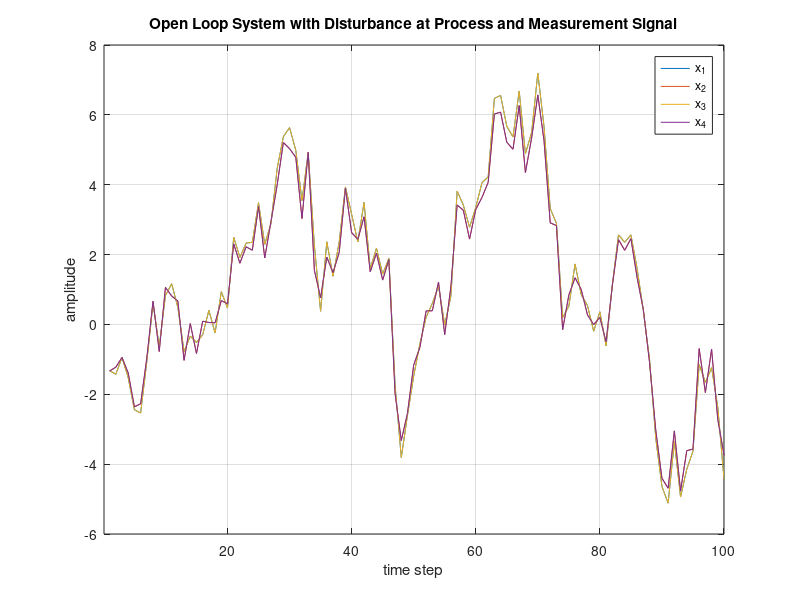

Reproduce this figure in MATLAB. (Note: this script raises an error after producing the figure.)
clear all;clc
g = 1;
lp = 1;
mp =0.2;
mk = 1;
mt = 1;
a = g/(lp*(4.0/3 - mp/(mp+mk)));
A = [0 1 0 0;0 0 a 0;0 0 0 1;0 0 a 0];
b = -1/(lp*(4.0/3 - mp/(mp+mk)));
B = [0;1/mt;0;b];
C = [0 1 0 1];
D = 0;
sys = ss(A,B,C,D,0.01);
N = 100;
u = 0;
%%  Apply Disturbance 
w = wgn(N,1,1);
v = w;
%%  Open Loop System
x = .1*ones(4,1);
for i = 1:N
    x(:,i+1) = A*x(:,i)+B*u+w(i);
    y(i) = C*x(:,i)+v(i);
    x(:,i) = x(:,i+1);
end
figure(1);clf
plot(x');
grid on;
xlim([.1 N])
xlabel('time step')
ylabel('amplitude')
legend('x_1','x_2','x_3','x_4')
title('Open Loop System with Disturbance at Process and Measurement Signal')
% %%  LQE manual 
% [S,kk,ll] = idare(A',C',1e-5,1)
%%  LQG 
R = 1;
for i = 1:5
    Q(i) = 10^-i;
    [~,L(:,i),~] = kalman(sys,Q(i),R);
    [K(i,:),~,cl(:,i)] = lqr(sys,Q(i),R);
end
Rww = 1e-5;
Rvv = 1;
[LL,S] = KalmanConventional(sys,N,Rww,Rvv);
%%  Observer-based-controller 
x_hat = ones(4,1,5);
for i = 1:N
    for j = 1:5
    u_c(j,i) = -K(j,:)*x_hat(:,i,j);
    y_hat(j,i) = C*x_hat(:,i,j);
    x_hat(:,i+1,j) = (A-B*K(j,:))*x_hat(:,i,j)+L(:,j)*(y_hat(i)-y(i));
    end
end
%%  Plot 
figure(2);clf
lgn1 = sprintf('Q=1.00E-1');
lgn2 = sprintf('Q=1.00E-2');
lgn3 = sprintf('Q=1.00E-3');
lgn4 = sprintf('Q=1.00E-4');
lgn5 = sprintf('Q=1.00E-5');
figure(2);
for i = 1:4
    for j = 1:5
        subplot(2,2,i);
        plot(x_hat(i,:,j)');hold on
        xlabel('time step')
        grid on
        ylabel(sprintf('x_%d',i))
    end
end
legend(lgn1,lgn2,lgn3,lgn4,lgn5,'Location','SouthWest')
for i = 1:5
    figure(3)
    plot(y_hat(i,:));hold on
end
xlabel('time step')
ylabel('degree')
grid on
legend(lgn1,lgn2,lgn3,lgn4,lgn5,'Location','NorthWest')
title('Output Response with Various Matrices Q')
%%  Observer-based-controller via KalmanNet and RL  
x_nw = ones(4,1);
for i = 1:N
    x_nw(:,i+1) = A*x_nw(:,i);
    y_nw(i) = C*x_nw(:,i);
    x_nw(:,i) = x_nw(:,i+1);
end
x_nw = x_nw(:,1:N);
[x_hat_net,y_hat_net,KG] = KalmanNet(x_nw,y_nw,A,C);
%%
[P_vi,K_vi,G_vi] = value_iteration(A,N,B,Q(5),R);
x_hat_vi = ones(4,1);
for i = 1:N
    u_vi(j,i) = -K_vi*x_hat_vi(:,i);
%     y_hat_vi(i) = C*x_hat_vi(:,i);
    x_hat_vi(:,i+1) = (A-B*K_vi)*x_hat_vi(:,i)+KG(i)*(normalize(y_hat_net(i))-y(i));
end
%%  Plot 
figure(4);clf
subplot(211)
plot(x');hold on
subplot(212)
plot(x_hat_net')
figure(5);clf
plot(y_hat(5,:),'r')
hold on
plot(normalize(y_hat_net),'b')
xlim([5 N])
grid on
xlabel('time step')
ylabel('degree')
legend('LQG','KalmanNet-VI')
title('Comparison Output Response')
